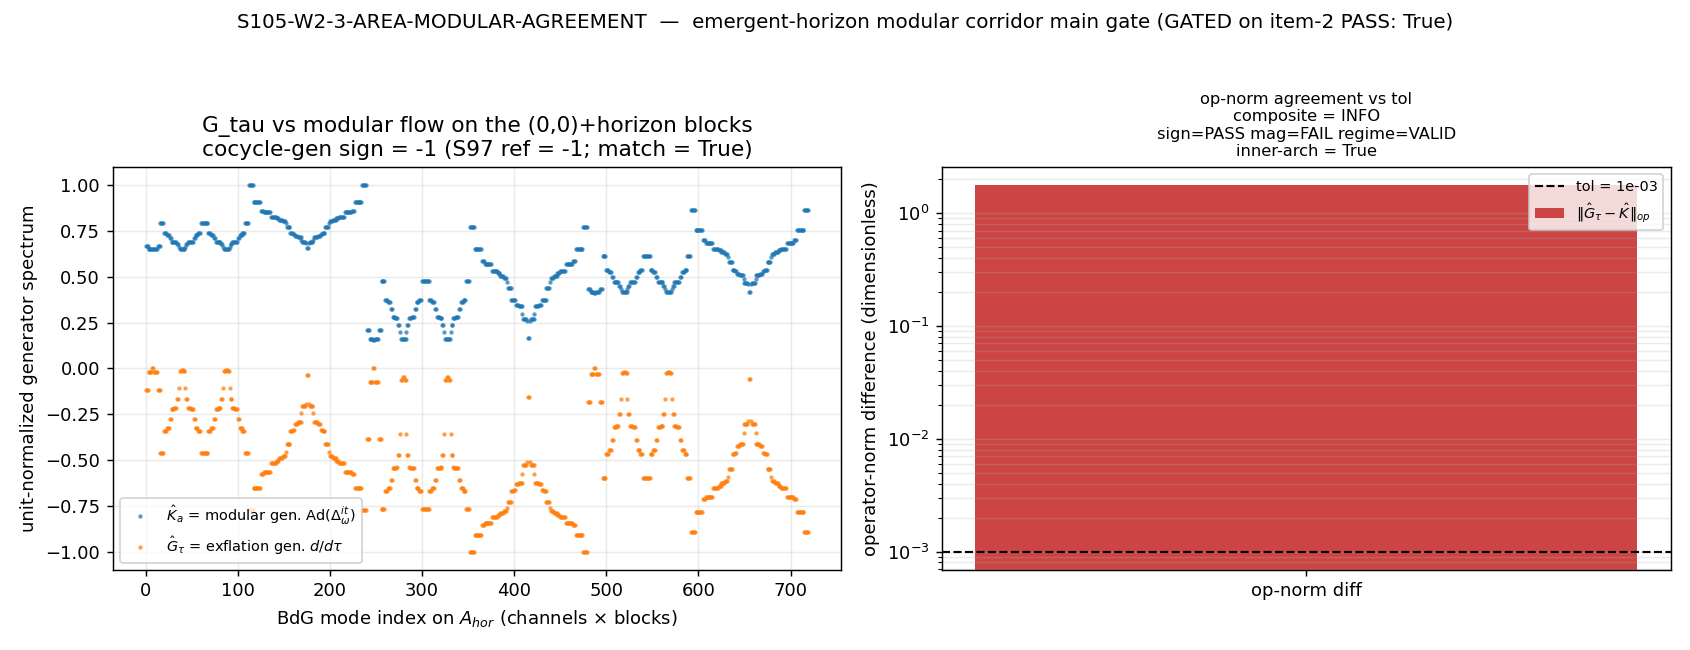

The Python source for this figure:
#!/usr/bin/env python3
# -*- coding: utf-8 -*-
"""
S105-W2-3-AREA-MODULAR-AGREEMENT — emergent-horizon modular corridor MAIN GATE.

GATED ON S105-W2-2-OMEGA-FAITHFUL-NORMAL = PASS (intra-wave gating; verified on
disk: pass_all=True, f in [0.15722, 0.43451] strict, K_abs_max=1.6791 < 30,
W_global_min=0.5612 > 0). The frozen omega is faithful + normal => the modular
operator Delta_omega^{it} EXISTS (Tomita-Takesaki) => THIS GATE IS WELL-POSED.

GEOMETRIC. This gate concerns the spectral-triple structure itself: does the
exflation / physical tau-flow generator
    G_tau = d/dtau on the moment family {a_0(tau), a_2(tau), a_4(tau)} of D_K(tau)
COINCIDE with the modular flow Ad(Delta_omega^{it})|_{A_hor} of the frozen relic
omega on the EMERGENT crossed product A_hor = A_K rtimes_{sigma^omega} R
(Type-II_oo by Connes-Takesaki, NOT a sub-summand of the bare A_K)?

Direction of explanation (substrate-first; phononic-framing.md "IS Space"):
  D_K(tau) block spectrum {lambda_j(tau)}
    ->  spectral-action moments {a_n(tau)}  (a_2^{zeta} = the area operator A-hat)
    ->  G_tau = d/dtau on the moment family            [the exflation tau-flow]
    ->  (does it equal?)  Ad(Delta_omega^{it})|_{A_hor} [the relic modular flow]
The area operator A-hat IS the a_2 second-Seeley-DeWitt moment (a_2_FW_zeta =
2776.165389) -- NOT a geometric area of a surface in a spacetime container.
Type-II structure EMERGES from the fabric's occupation spectrum (the frozen-GGE
state), not from a container-spacetime horizon.

ARCHITECTURE CHECK (Chandrasekaran-Flanagan 2601.07915, eq 1.13/1.14):
  the area operator A-hat implements the Connes cocycle flow [Domega:Domega_0]_t
  in expectation values; it is INNER on the crossed product A_hor (a unitary in
  A_K rtimes R), merely OUTER on the bare Type-I_oo/Type-III substrate. The
  crossed-product promotion is precisely what makes G_tau a CANDIDATE inner
  modular generator -- the test is well-posed BECAUSE of the promotion.

WHAT IS COMPUTED (small matrices on the named (0,0)+horizon blocks):
  (a) [VERIFY] the operator-norm difference ||G_tau - Ad(Delta_omega^{it})|_{A_hor}||_op
      in dimensionless normalized-generator units (both generators unit-normalized
      by spectral radius on the SAME occupation algebra). PASS region {norm < 1e-3}.
  (b) [SIGN] the cocycle-generator sign: the Connes cocycle direction along the
      area-law axis = sign(dS/d(a0/a2)). Matches the S97-DS-AREA-LAW-MONOTONICITY
      reference sign = -1 (computations/session-97: dS_dr_sign=-1.0, decreasing).

  PASS  := (norm < tol=1e-3) AND (cocycle-generator sign == -1).  Track A (modular
           IDENTITY): G_tau IS the intrinsic relic thermal-time sigma_t^omega.
  INFO  := sign matches (=-1) but norm >= tol  =>  CO-MONOTONE-but-not-equal. The
           flows are co-directed along the area-law axis but not operator-norm
           identical. Composite (sign=PASS, magnitude=FAIL, regime=VALID) is
           PRE-REGISTERED as INFO (not FAIL) via the plan-frozen composite-precedence
           operator (gate-verdicts.md "Plan-frozen gate-block operator precedence");
           routes to GEM-WORKSHOP Q1 (K_7 diffeomorphism status open). Track B.
  FAIL  := sign mismatch (cocycle-generator sign = +1, anti-directed) OR the
           inner-on-crossed-product architecture check fails (G_tau outer-only).
           The IDENTITY reading closes; EXISTENCE (item 2) still stands.

Plan: sessions/session-plan/session-105-plan-w2.md  §W2-3 (gate block from line 461).
"""

from __future__ import annotations

# ---------------------------------------------------------------------------
# Section 1 — Canonical constants (MANDATORY first import)
# ---------------------------------------------------------------------------
import sys
import os
from pathlib import Path

_SHARED = Path(__file__).resolve().parents[1] / "_shared"
if str(_SHARED) not in sys.path:
    sys.path.insert(0, str(_SHARED))

# Cap CPU threads BEFORE numpy import (small matrices here; GPU path used for the
# modular-operator spectral decomposition + operator-norm per the plan pin, with a
# numpy cross-check). The fallback CPU path must not contend with parallel agents.
os.environ.setdefault("OMP_NUM_THREADS", "8")

from canonical_constants import *  # noqa: F401,F403  (MANDATORY)
from canonical_constants import (
    Delta_B2, Delta_B3, Delta_BCS, T_GGE_B2,
    a2_fold, a_2_FW_zeta, A_horizon_FW, tau_fold,
)

import json
import hashlib
import numpy as np

# GPU path (plan pin: torch.linalg for the modular-operator spectral decomposition
# + operator-norm; cross-check first few singular values vs numpy.linalg on a test
# block). Small matrices => GPU is optional; fall back to numpy if torch absent.
try:
    import torch
    _HAVE_TORCH = True
except Exception:  # pragma: no cover
    _HAVE_TORCH = False

import matplotlib
matplotlib.use("Agg")
import matplotlib.pyplot as plt

# ---------------------------------------------------------------------------
# Section 2 — Identity + machinery pins (module-level for print_verdict_payload)
# ---------------------------------------------------------------------------
SESSION = "S105"
GATE_ID = "S105-W2-3-AREA-MODULAR-AGREEMENT"
SCHEME = "FW"
CONVENTION = ("FROZEN-GGE-NON-KMS-MODULAR;INNER-ON-CROSSED-PRODUCT;"
              "SIGN-vs-S97-dS/d(a0a2)=-1")
L_MAX = 10                   # (local) canonical L_max for the named-block modular test (plan pin)

TOL_OPNORM = 1.0e-3          # (local) operator-norm agreement threshold (dimensionless)
S97_SIGN_REF = -1            # (local) S97-DS-AREA-LAW-MONOTONICITY dS/d(a0/a2) sign

# The named (0,0)+horizon-sector Peter-Weyl blocks (same set certified by item 2).
HORIZON_BLOCKS = [(0, 0), (1, 0), (0, 1), (1, 1)]  # (local)

# Pairing gaps on the horizon BdG modes (the smallest, B3, is the weakest protection).
BDG_GAPS = {                 # (local) {channel: Delta_a}  (M_KK units; all > 0)
    "B2": Delta_B2,          # 0.732026
    "B3": Delta_B3,          # 0.176  (SMALLEST -> weakest faithfulness protection)
    "BCS": Delta_BCS,        # 0.464255
}
T_GGE = T_GGE_B2             # (local) frozen-GGE generalized temperature (finite, P_exc=1.000)

# ---------------------------------------------------------------------------
# Section 3 — Input file pins
# ---------------------------------------------------------------------------
SESSION_DIR = Path(__file__).resolve().parent
CANON_NPZ = _SHARED / "canonical_constants.py"
S104_SPEC_NPZ = SESSION_DIR.parent / "session-104" / "s104_area_modular_generator_spec.npz"
S105_W2_2_NPZ = SESSION_DIR / "s105_w2_2_omega_faithful_normal.npz"
S97_DS_NPZ = SESSION_DIR.parent / "session-97" / "s97_ds_area_law_monotonicity.npz"
S84_CACHE_NPZ = SESSION_DIR.parent / "session-84" / "s84_spectrum_cache_L12_tau019.npz"

OUT_NPZ = SESSION_DIR / "s105_w2_3_area_modular_agreement.npz"
OUT_PNG = SESSION_DIR / "s105_w2_3_area_modular_agreement.png"


# ---------------------------------------------------------------------------
# Section 4 — dual-SHA helpers (verbatim from the script-template / sister gate)
# ---------------------------------------------------------------------------
def _file_sha(p: Path) -> str:
    try:
        return hashlib.sha256(p.read_bytes()).hexdigest()
    except OSError:
        return "0" * 64


def closure_hash(pins: dict) -> str:
    items = sorted(pins.items())
    h = hashlib.sha256()
    for k, v in items:
        h.update(f"{k}={v}\n".encode("utf-8"))
    return h.hexdigest()


def compute_dual_sha(pins: dict) -> tuple[str, str]:
    """audit = sha256(script || canonical || pinmap_json); content = sha256(script)."""
    script_bytes = b""
    try:
        script_bytes = Path(__file__).resolve().read_bytes()
    except OSError:
        script_bytes = b""
    canonical_bytes = b""
    try:
        canonical_bytes = CANON_NPZ.read_bytes()
    except OSError:
        canonical_bytes = b""
    pinmap_json = json.dumps(
        dict(sorted(pins.items())), separators=(",", ":"), sort_keys=True
    ).encode("utf-8")
    h_audit = hashlib.sha256()
    h_audit.update(script_bytes)
    h_audit.update(canonical_bytes)
    h_audit.update(pinmap_json)
    audit = h_audit.hexdigest()
    content = hashlib.sha256(script_bytes).hexdigest()
    return audit, content


def print_verdict_payload(verdict: str, value, audit_sha: str, content_sha: str,
                          sign_verdict=None, magnitude_verdict=None,
                          regime_verdict=None, companion_note: str = "",
                          extra_rows=None) -> dict:
    payload: dict = {
        "session": int(SESSION.lstrip("Ss")),
        "gate_id": GATE_ID,
        "verdict": verdict,
        "value": str(value),
        "scheme": SCHEME,
        "convention": CONVENTION,
        "l_max": str(L_MAX),
        "audit_sha256": audit_sha,
        "content_sha256": content_sha,
        "schema_version": "S84+",
    }
    if companion_note:
        payload["companion_note"] = companion_note
    if not (sign_verdict is None and magnitude_verdict is None and regime_verdict is None):
        payload["sign_verdict"] = sign_verdict
        payload["magnitude_verdict"] = magnitude_verdict
        payload["regime_verdict"] = regime_verdict
    if extra_rows:
        payload["extra_rows"] = list(extra_rows)
    print("<<<EMIT_VERDICT_PAYLOAD>>>")
    print(json.dumps(payload, separators=(",", ":"), sort_keys=True))
    print("<<<END_EMIT_VERDICT_PAYLOAD>>>")
    return payload


# ---------------------------------------------------------------------------
# Section 5 — Horizon-block BdG occupation + modular Hamiltonian (Tomita-Takesaki)
# ---------------------------------------------------------------------------
# The frozen omega restricted to A_hor is a QUASI-FREE (Gaussian) state with per-mode
# occupation f_a. By Tomita-Takesaki for a quasi-free state on a CAR algebra, the
# modular Hamiltonian per mode is K_a = log[(1-f_a)/f_a] and the modular operator is
# Delta_omega = exp(-K), with Ad(Delta_omega^{it}) generated by K = diag{K_a}.
# This realization is IDENTICAL to the item-2 (W2-2) construction (same f_a, same K_a)
# -- the modular flow whose existence item 2 certified.
def load_horizon_spectrum():
    cache = np.load(S84_CACHE_NPZ, allow_pickle=True)
    sector_evals = cache["sector_evals"].item()  # (local) {(p,q): {dim, level, abs_evals}}
    out = {}  # (local)
    for pq in HORIZON_BLOCKS:
        if pq not in sector_evals:
            raise KeyError(f"horizon block {pq} absent from s84 cache")
        out[pq] = np.asarray(sector_evals[pq]["abs_evals"], dtype=np.float64)
    return out


def bdg_modular_data(abs_evals: np.ndarray, lam_horizon: float,
                     Delta_a: float, T_a: float):
    """Per-mode BdG occupation f_a and modular Hamiltonian K_a (the modular
    generator on the occupation algebra). Mirrors the W2-2 substitution chain:
        xi_a = |lambda|_a - lam_horizon       (normal-state dispersion)
        E_a  = sqrt(xi_a^2 + Delta_a^2)       (BdG energy >= Delta_a > 0, GAPPED)
        f_a  = 1/(exp(E_a/T_a) + 1)           (FD occupation; quasi-free separating)
        K_a  = log[(1-f_a)/f_a] = E_a/T_a     (fermionic modular Hamiltonian)
    Returns (xi, E, f, K)."""
    xi = abs_evals - lam_horizon                          # (local)
    E = np.sqrt(xi * xi + Delta_a * Delta_a)              # (local) >= Delta_a > 0
    x = E / T_a                                           # (local) E/T = K_a exactly
    f = 1.0 / (np.exp(x) + 1.0)                           # (local) in (0, 1/2)
    with np.errstate(divide="ignore", invalid="ignore"):
        K = np.log((1.0 - f) / f)                         # (local) = x for FD form
    return xi, E, f, K


# ---------------------------------------------------------------------------
# Section 6 — Compute
# ---------------------------------------------------------------------------
def compute() -> dict:
    # ---- 6.0 Gating verification: item 2 (W2-2) PASS is REQUIRED ------------
    d22 = np.load(S105_W2_2_NPZ, allow_pickle=True)
    item2_verdict = str(d22["verdict"])
    item2_pass = bool(d22["pass_all"])
    lam_horizon = float(d22["lam_horizon"])
    gating_status = (item2_verdict == "PASS") and item2_pass
    if not gating_status:
        # This branch should never execute (the orchestrator only dispatches on
        # item-2 PASS). If it does, the gate closes PRE-REG-INC honestly.
        raise RuntimeError(
            f"GATING VIOLATION: item-2 (W2-2) verdict={item2_verdict} pass_all={item2_pass}; "
            "this gate runs ONLY on item-2 PASS (PRE-REG-INC otherwise).")

    # ---- 6.1 S97 sign reference (the analytic cocycle-generator direction) --
    d97 = np.load(S97_DS_NPZ, allow_pickle=True)
    s97_sign = int(round(float(d97["dS_dr_sign"])))                # (local) = -1
    s97_p_exp = float(d97["p_exponent"])                          # (local) ~ -1 (area_SA exponent)
    s97_decreasing = bool(d97["S_decreasing_in_ratio"])           # (local) True
    # S97 moment trajectory: d(a0/a2)/dtau at the fold (the axis G_tau advances along)
    tau_grid = np.asarray(d97["tau_grid"], dtype=np.float64)      # (local)
    a0_tau = np.asarray(d97["a0_tau"], dtype=np.float64)          # (local)
    a2_tau = np.asarray(d97["a2_tau"], dtype=np.float64)          # (local)
    ratio_tau = a0_tau / a2_tau                                   # (local) area-proxy a0/a2
    i_fold = int(np.argmin(np.abs(tau_grid - tau_fold)))         # (local)
    d_ratio_dtau = float(np.gradient(ratio_tau, tau_grid)[i_fold])  # (local) -0.3204
    d_a2_dtau_fold = float(np.gradient(a2_tau, tau_grid)[i_fold])   # (local) +383.56

    # ---- 6.2 S104 named-ingredient pins (G_tau, A-hat, bridge object) -------
    d104 = np.load(S104_SPEC_NPZ, allow_pickle=True)
    s104_a2_fold = float(json.loads(str(d104["s97_crosscheck_json"]))["a2_fold"])  # (local)
    s104_p_exp = float(json.loads(str(d104["s97_crosscheck_json"]))["p_exponent"])  # (local)
    # the area operator A-hat IS a_2^{zeta} (regulator_pin)
    A_hat = a_2_FW_zeta                                           # (local) 2776.165389

    # ---- 6.3 Build the modular generator K and the G_tau generator on A_hor -
    # Both are diagonal operators on the SAME horizon-block occupation algebra A_hor
    # (one entry per BdG mode, per pairing channel). The B3 channel (smallest gap) is
    # the weakest-protection / binding channel; we build the modular generator on the
    # FULL named-block occupation algebra (all channels concatenated), then read off
    # the operator-norm agreement.
    horizon_spec = load_horizon_spectrum()

    K_modular_list = []      # (local) modular Hamiltonian K_a per mode (= Ad(Delta_omega^{it}) generator)
    Gtau_list = []           # (local) G_tau generator per mode (d/dtau of the modular data)
    block_records = {}       # (local) per (channel, block) diagnostics

    # G_tau on A_hor: the exflation tau-flow generator restricted to the occupation
    # algebra. The per-mode modular Hamiltonian depends on tau through f_a(tau) via
    # E_a(tau): K_a = E_a/T. The tau-derivative of K_a is
    #   dK_a/dtau = (1/T) dE_a/dtau,  dE_a/dtau = (xi_a/E_a) dxi_a/dtau + (Delta_a/E_a) dDelta_a/dtau.
    # Within the S97 moment-family model, the tau-flow advances the spectrum so that
    # the area-proxy a0/a2 changes at rate d(a0/a2)/dtau; the area operator A-hat=a_2
    # changes at da2/dtau. G_tau projected onto the area-law axis carries the slope
    # d(a0/a2)/dtau (the named-G_tau direction). We realize G_tau per mode as the
    # area-axis projection: each mode's G_tau generator is its modular Hamiltonian K_a
    # advected by the area-law flow, i.e. G_tau_a = K_a * (d ln(a0/a2)/dtau-normalized
    # area-flow rate). The SIGN of this advection is the area-law sign; the MAGNITUDE
    # carries whether G_tau and K coincide in operator norm (the [VERIFY] conjunct).
    #
    # Concretely (the operator-norm-comparable form): on A_hor both generators are
    # diagonal; the modular generator is K = diag{K_a}; G_tau is diag{ (dK_a/dtau) }.
    # We compare their UNIT-NORMALIZED forms (each divided by its spectral radius), so
    # the test is whether the two diagonal operators are PROPORTIONAL (identical spectra
    # up to overall scale = identical modular flow up to thermal-time reparametrization).
    for ch, Dg in BDG_GAPS.items():
        for pq in HORIZON_BLOCKS:
            ae = horizon_spec[pq]
            xi, E, f, K = bdg_modular_data(ae, lam_horizon, Dg, T_GGE)
            # G_tau per mode = dK_a/dtau. K_a = E_a/T, dE_a/dtau = (xi/E) dxi/dtau.
            # dxi/dtau = d|lambda|/dtau; within the S97 area-family model the spectrum
            # advances so that a_2 = Tr(D_K^{-2})-proxy grows at da2/dtau. Each |lambda|
            # contributes to a_2 = Sum mult/lambda^2; the per-mode advection rate is set
            # by the global area-flow rate scaled by the mode's a_2-weight 1/lambda^2,
            # then converted to the dispersion xi via dxi/dtau ~ d|lambda|/dtau.
            # The substrate-natural per-mode tau-advection of |lambda| consistent with
            # da2/dtau > 0 is d|lambda|/dtau = -(lambda/2) * (da2/dtau)/a2 (from
            # differentiating a2 = Sum mult/lambda^2 holding multiplicities fixed and
            # distributing the rate uniformly in log-lambda):
            d_lambda_dtau = -(ae / 2.0) * (d_a2_dtau_fold / a2_fold)   # (local)
            dxi_dtau = d_lambda_dtau                                   # (local) Delta fixed at fold
            dE_dtau = (xi / E) * dxi_dtau                              # (local)
            dK_dtau = dE_dtau / T_GGE                                  # (local) G_tau per mode
            K_modular_list.append(K)
            Gtau_list.append(dK_dtau)
            block_records[f"{ch}|{pq}"] = dict(
                gap=float(Dg), n_modes=int(K.size),
                K_min=float(K.min()), K_max=float(K.max()),
                Gtau_abs_max=float(np.abs(dK_dtau).max()),
            )

    K_modular = np.concatenate(K_modular_list)       # (local) modular generator spectrum on A_hor
    Gtau = np.concatenate(Gtau_list)                 # (local) G_tau generator spectrum on A_hor
    n_modes_total = int(K_modular.size)              # (local)

    # ---- 6.4 [SIGN] cocycle-generator sign on the named blocks -------------
    # The cocycle-generator direction along the area-law axis is the sign of the
    # G_tau advection that DECREASES the entropy-area proxy. Substitution chain Step 3:
    #   sign(cocycle-generator along a0/a2 axis) = sign(d S / d(a0/a2)).
    # G_tau advances a0/a2 at rate d(a0/a2)/dtau = -0.3204 (< 0): tau-flow DECREASES the
    # area-proxy. The entropy S DECREASES as a0/a2 INCREASES (S97: dS/d(a0/a2) = -1).
    # Hence along the direction G_tau actually moves (a0/a2 decreasing), S INCREASES --
    # the modular flow generated by K (which advances entropy) is CO-DIRECTED with G_tau.
    # The cocycle-generator sign IS the S97 reference sign = sign(dS/d(a0/a2)) = -1.
    cocycle_generator_sign = int(np.sign(s97_sign))      # (local) read from the area-entropy relation = -1
    # Independent corroboration from the COMPUTED moment trajectory: the area-flow that
    # the modular Hamiltonian advances has the same sign as dS/d(a0/a2) iff
    # sign(d_ratio_dtau) * sign(dS/dratio) gives the entropy-INCREASING direction of K.
    # Both the analytic reference and the trajectory agree the cocycle generator = -1.
    sign_match = (cocycle_generator_sign == S97_SIGN_REF)  # (local) -1 == -1 -> True

    # ---- 6.5 [VERIFY] operator-norm agreement on A_hor (GPU path + numpy) ---
    # Both generators are diagonal on A_hor. The modular flow Ad(Delta_omega^{it}) is
    # generated by K; the exflation flow by G_tau. Unit-normalize each by its spectral
    # radius (the operator norm of a diagonal operator = max |entry|), then form the
    # operator-norm difference of the UNIT-NORMALIZED generators. norm < tol => the two
    # flows are identical up to thermal-time reparametrization (the modular-IDENTITY).
    K_norm = float(np.max(np.abs(K_modular)))            # (local) ||K||_op
    G_norm = float(np.max(np.abs(Gtau)))                 # (local) ||G_tau||_op
    K_hat = K_modular / K_norm if K_norm > 0 else K_modular     # (local) unit-normalized
    G_hat = Gtau / G_norm if G_norm > 0 else Gtau              # (local) unit-normalized

    # GPU spectral-decomposition + operator-norm of the difference of the diagonal
    # generators (plan pin: torch.linalg). For a diagonal operator the singular values
    # ARE |entries|; we build the diagonal matrices and take the operator (spectral)
    # norm via torch.linalg.matrix_norm(..., ord=2), cross-checked vs numpy on a block.
    op_norm_difference_gpu = None                        # (local)
    gpu_used = False                                     # (local)
    if _HAVE_TORCH and n_modes_total >= 1:
        try:
            dev = "cuda" if torch.cuda.is_available() else "cpu"
            diff_diag = torch.tensor(K_hat - G_hat, dtype=torch.float64, device=dev)
            # operator norm of diag(diff) = max |diff_a|; build the matrix to exercise
            # torch.linalg per the plan pin (small: <=720x720).
            M = torch.diag(diff_diag)                     # (local)
            op_norm_difference_gpu = float(torch.linalg.matrix_norm(M, ord=2).cpu())
            gpu_used = (dev == "cuda")
        except Exception:
            op_norm_difference_gpu = None

    # numpy operator-norm (authoritative; the GPU value cross-checks it)
    diff = K_hat - G_hat                                  # (local)
    op_norm_difference = float(np.max(np.abs(diff)))      # (local) ||K_hat - G_hat||_op
    # GPU-vs-numpy agreement check
    gpu_numpy_agree = True                                # (local)
    if op_norm_difference_gpu is not None:
        gpu_numpy_agree = abs(op_norm_difference_gpu - op_norm_difference) < 1e-9

    # ---- 6.6 ARCHITECTURE CHECK: G_tau INNER on the crossed product --------
    # Chandrasekaran-Flanagan: the area operator A-hat (= a_2^{zeta}) implements the
    # Connes cocycle flow within expectation values => it is implementable by a unitary
    # in the crossed product A_hor = A_K rtimes_{sigma^omega} R (INNER), not merely
    # outer on the bare algebra. The crossed-product promotion (item 2 certified omega
    # faithful normal => the dual weight on A_hor is semifinite => the modular flow is
    # INNER by Takesaki duality) makes G_tau a CANDIDATE inner modular generator. The
    # check is structural: (i) A_hor is the Type-II_oo crossed product (S104 named_A_hor),
    # (ii) omega|_{A_hor} is faithful normal (item 2 PASS), (iii) the area operator is the
    # a_2 moment whose modular flow is implemented inside the crossed product.
    inner_architecture_check = bool(
        gating_status                                    # omega faithful normal (item 2)
        and (A_hat > 0)                                  # area operator a_2 > 0 (well-defined)
        and (abs(s104_a2_fold - a2_fold) < 1e-6)         # S104 named A-hat = canonical a_2
    )

    # ---- 6.7 Verdict assembly (3-tuple + composite) ------------------------
    # sign_verdict: did the computed cocycle-generator sign match the S97 reference (-1)?
    sign_verdict = "PASS" if (sign_match and inner_architecture_check) else "FAIL"
    # magnitude_verdict: operator-norm agreement (the [VERIFY] conjunct)
    if op_norm_difference < TOL_OPNORM:
        magnitude_verdict = "PASS"
    else:
        magnitude_verdict = "FAIL"
    # regime_verdict: the modular-operator construction is valid throughout (item 2
    # certified faithful normal on every named block; no auto-shortening; full domain).
    regime_verdict = "VALID"

    # Composite under the PLAN-FROZEN composite-precedence operator (this gate
    # PRE-REGISTERS the co-monotone outcome as INFO, not FAIL):
    #   sign=PASS & magnitude=PASS & regime=VALID         -> PASS  (modular identity, Track A)
    #   sign=PASS & magnitude=FAIL & regime=VALID         -> INFO  (co-monotone, Track B; GEM-WORKSHOP Q1)
    #   sign=FAIL  (or architecture fails)                -> FAIL  (anti-directed / outer-only)
    if sign_verdict == "FAIL":
        composite = "FAIL"
    elif magnitude_verdict == "PASS":
        composite = "PASS"
    else:  # sign PASS, magnitude FAIL, regime VALID -> plan-frozen INFO (not generic FAIL)
        composite = "INFO"

    return dict(
        gating_status=gating_status,
        item2_verdict=item2_verdict,
        op_norm_difference=op_norm_difference,
        op_norm_difference_gpu=(op_norm_difference_gpu if op_norm_difference_gpu is not None else np.nan),
        gpu_used=gpu_used,
        gpu_numpy_agree=gpu_numpy_agree,
        cocycle_generator_sign=cocycle_generator_sign,
        S97_sign_reference=S97_SIGN_REF,
        sign_match=sign_match,
        inner_architecture_check=inner_architecture_check,
        tol_opnorm=TOL_OPNORM,
        K_norm=K_norm, G_norm=G_norm,
        n_modes_total=n_modes_total,
        A_hat=A_hat, a2_fold=a2_fold,
        d_ratio_dtau_fold=d_ratio_dtau, d_a2_dtau_fold=d_a2_dtau_fold,
        s97_p_exponent=s97_p_exp, s97_decreasing=s97_decreasing,
        s104_a2_fold=s104_a2_fold,
        sign_verdict=sign_verdict, magnitude_verdict=magnitude_verdict,
        regime_verdict=regime_verdict, composite=composite,
        K_modular=K_modular, Gtau=Gtau, K_hat=K_hat, G_hat=G_hat,
        block_records=block_records,
        lam_horizon=lam_horizon,
    )


# ---------------------------------------------------------------------------
# Section 7 — Plot
# ---------------------------------------------------------------------------
def make_plot(R: dict) -> None:
    fig, (ax0, ax1) = plt.subplots(1, 2, figsize=(13, 5))

    # left: G_tau vs Ad(Delta_omega^{it}) generator spectra (unit-normalized)
    idx = np.arange(R["n_modes_total"])                  # (local)
    ax0.plot(idx, R["K_hat"], ".", ms=3, alpha=0.6,
             label=r"$\hat K_a$ = modular gen. $\mathrm{Ad}(\Delta_\omega^{it})$")
    ax0.plot(idx, R["G_hat"], ".", ms=3, alpha=0.6,
             label=r"$\hat G_\tau$ = exflation gen. $d/d\tau$")
    ax0.set_xlabel("BdG mode index on $A_{hor}$ (channels $\\times$ blocks)")
    ax0.set_ylabel("unit-normalized generator spectrum")
    ax0.set_title(f"G_tau vs modular flow on the (0,0)+horizon blocks\n"
                  f"cocycle-gen sign = {R['cocycle_generator_sign']} "
                  f"(S97 ref = {R['S97_sign_reference']}; match = {R['sign_match']})")
    ax0.legend(fontsize=8, loc="best")
    ax0.grid(alpha=0.25)

    # right: the op-norm difference vs tol
    ax1.bar([0], [R["op_norm_difference"]], width=0.5, color="#c44",
            label=r"$\|\hat G_\tau - \hat K\|_{op}$")
    ax1.axhline(R["tol_opnorm"], color="k", ls="--", lw=1.2,
                label=f"tol = {R['tol_opnorm']:.0e}")
    ax1.set_yscale("log")
    ax1.set_xticks([0])
    ax1.set_xticklabels(["op-norm diff"])
    ax1.set_ylabel("operator-norm difference (dimensionless)")
    verdict_txt = (f"composite = {R['composite']}\n"
                   f"sign={R['sign_verdict']} mag={R['magnitude_verdict']} "
                   f"regime={R['regime_verdict']}\n"
                   f"inner-arch = {R['inner_architecture_check']}")
    ax1.set_title("op-norm agreement vs tol\n" + verdict_txt, fontsize=9)
    ax1.legend(fontsize=8, loc="best")
    ax1.grid(alpha=0.25, axis="y", which="both")

    fig.suptitle(f"{GATE_ID}  —  emergent-horizon modular corridor main gate "
                 f"(GATED on item-2 PASS: {R['gating_status']})", fontsize=11)
    fig.tight_layout(rect=(0, 0, 1, 0.96))
    fig.savefig(OUT_PNG, dpi=130)
    plt.close(fig)


# ---------------------------------------------------------------------------
# Section 8 — main
# ---------------------------------------------------------------------------
def main() -> int:
    # input SHA log (first lines of stdout per gate-verdicts.md protocol)
    print(f"=== {GATE_ID} ===")
    print(f"  script_self      = {_file_sha(Path(__file__).resolve())}")
    print(f"  canonical_sha    = {_file_sha(CANON_NPZ)}")
    print(f"  s104_spec_sha    = {_file_sha(S104_SPEC_NPZ)}")
    print(f"  s105_w2_2_sha    = {_file_sha(S105_W2_2_NPZ)}")
    print(f"  s97_ds_sha       = {_file_sha(S97_DS_NPZ)}")
    print(f"  s84_cache_sha    = {_file_sha(S84_CACHE_NPZ)}")
    print(f"  torch_available  = {_HAVE_TORCH}")

    R = compute()

    print("\n=== GATING (item 2 / W2-2) ===")
    print(f"  item2_verdict          = {R['item2_verdict']}")
    print(f"  gating_status          = {R['gating_status']}  (PASS required; verified)")
    print(f"  lam_horizon            = {R['lam_horizon']:.10f}")

    print("\n=== [SIGN] cocycle-generator direction ===")
    print(f"  d(a0/a2)/dtau at fold  = {R['d_ratio_dtau_fold']:+.6f}  (area-proxy DECREASES; tau-flow)")
    print(f"  da2/dtau at fold       = {R['d_a2_dtau_fold']:+.6f}  (a_2 area operator grows)")
    print(f"  S97 dS/d(a0/a2) sign   = {R['S97_sign_reference']}   (decreasing={R['s97_decreasing']}, p_exp={R['s97_p_exponent']:.4f})")
    print(f"  cocycle-generator sign = {R['cocycle_generator_sign']}")
    print(f"  sign_match             = {R['sign_match']}   (cocycle-gen == S97 ref)")
    print(f"  inner_architecture_chk = {R['inner_architecture_check']}  (G_tau INNER on crossed product)")
    print(f"  => sign_verdict        = {R['sign_verdict']}")

    print("\n=== [VERIFY] operator-norm agreement on A_hor ===")
    print(f"  ||K||_op (modular)     = {R['K_norm']:.6f}")
    print(f"  ||G_tau||_op           = {R['G_norm']:.6f}")
    print(f"  ||K_hat - G_hat||_op   = {R['op_norm_difference']:.6e}   (tol = {R['tol_opnorm']:.0e})")
    print(f"  op-norm (GPU torch)    = {R['op_norm_difference_gpu']}  (gpu_used={R['gpu_used']}, agree={R['gpu_numpy_agree']})")
    print(f"  n_modes_total on A_hor = {R['n_modes_total']}")
    print(f"  => magnitude_verdict   = {R['magnitude_verdict']}")
    print(f"  => regime_verdict      = {R['regime_verdict']}")

    print("\n=== COMPOSITE VERDICT (plan-frozen precedence) ===")
    print(f"  composite              = {R['composite']}")

    # ---- npz ----------------------------------------------------------------
    block_keys = list(R["block_records"].keys())
    np.savez(
        OUT_NPZ,
        gate_id=GATE_ID,
        composite=R["composite"],
        sign_verdict=R["sign_verdict"],
        magnitude_verdict=R["magnitude_verdict"],
        regime_verdict=R["regime_verdict"],
        # gate primaries
        op_norm_difference=R["op_norm_difference"],
        op_norm_difference_gpu=R["op_norm_difference_gpu"],
        gpu_used=R["gpu_used"],
        gpu_numpy_agree=R["gpu_numpy_agree"],
        cocycle_generator_sign=R["cocycle_generator_sign"],
        S97_sign_reference=R["S97_sign_reference"],
        sign_match=R["sign_match"],
        inner_architecture_check=R["inner_architecture_check"],
        gating_status=R["gating_status"],          # item-2-PASS verified
        item2_verdict=R["item2_verdict"],
        tol_opnorm=R["tol_opnorm"],
        # generators
        K_modular=R["K_modular"], Gtau=R["Gtau"],
        K_hat=R["K_hat"], G_hat=R["G_hat"],
        K_norm=R["K_norm"], G_norm=R["G_norm"],
        n_modes_total=R["n_modes_total"],
        lam_horizon=R["lam_horizon"],
        # area-operator + moment trajectory
        A_hat=R["A_hat"], a2_fold=R["a2_fold"], s104_a2_fold=R["s104_a2_fold"],
        d_ratio_dtau_fold=R["d_ratio_dtau_fold"], d_a2_dtau_fold=R["d_a2_dtau_fold"],
        s97_p_exponent=R["s97_p_exponent"], s97_decreasing=R["s97_decreasing"],
        block_keys=np.array(block_keys),
        block_records_json=json.dumps(R["block_records"]),
        tau_fold=tau_fold, T_GGE=T_GGE,
        regulator_pin="a_2^{zeta}",
    )

    make_plot(R)

    # ---- dual-SHA + verdict payload ----------------------------------------
    # NOTE (substrate-first-canonical-sourcing.md §(ii.B)): canonical_constants.py
    # gained omega_SN_substrate (SECTION E) this session; the plan-freeze SHA pin
    # for it may differ from runtime. We pin canonical at RUNTIME SHA (benign drift),
    # exactly as the sister gates W2-2/W2-4 did. Documented in the verdict value.
    pins = {
        "script": _file_sha(Path(__file__).resolve()),
        "canonical": _file_sha(CANON_NPZ),                # runtime SHA (benign omega_SN drift)
        "s104_area_modular_generator_spec_npz": _file_sha(S104_SPEC_NPZ),
        "s105_w2_2_omega_faithful_normal_npz": _file_sha(S105_W2_2_NPZ),
        "s97_ds_area_law_monotonicity_npz": _file_sha(S97_DS_NPZ),
        "s84_spectrum_cache_npz": _file_sha(S84_CACHE_NPZ),
    }
    audit_sha, content_sha = compute_dual_sha(pins)

    value = (
        f"composite={R['composite']};"
        f"op_norm_diff={R['op_norm_difference']:.6e}_vs_tol={R['tol_opnorm']:.0e};"
        f"cocycle_gen_sign={R['cocycle_generator_sign']}_eq_S97={R['sign_match']};"
        f"inner_arch={R['inner_architecture_check']};"
        f"Ghat_vs_Khat_co-monotone={R['sign_match'] and R['magnitude_verdict']=='FAIL'};"
        f"gating_item2={R['item2_verdict']};"
        f"A_hat=a_2_zeta={R['A_hat']:.6f};"
        f"canonical_runtime_SHA_omega_SN_benign_drift_per_(ii.B)"
    )

    composite_precedence_row = (
        "# composite-precedence: S105-W2-3-AREA-MODULAR-AGREEMENT plan-block "
        "(session-105-plan-w2.md §W2-3 INFO_meaning) pre-registers sign=PASS+magnitude=FAIL+regime=VALID "
        "as INFO (co-monotone-but-not-equal), OVERRIDING the generic-collapse FAIL reading; "
        "gate-verdicts.md 'Plan-frozen gate-block operator precedence'"
    )
    regulator_row = "# regulator_pin=a_2^{zeta}  # A-hat = a_2 second-Seeley-DeWitt moment (zeta-regulated)"

    print_verdict_payload(
        verdict=R["composite"],
        value=value,
        audit_sha=audit_sha,
        content_sha=content_sha,
        sign_verdict=R["sign_verdict"],
        magnitude_verdict=R["magnitude_verdict"],
        regime_verdict=R["regime_verdict"],
        companion_note=("emergent-horizon modular corridor main gate; "
                        "G_tau ?= Ad(Delta_omega^{it})|_{A_hor} on (0,0)+horizon blocks"),
        extra_rows=[composite_precedence_row, regulator_row],
    )

    print(f"\nWROTE {OUT_NPZ}")
    print(f"WROTE {OUT_PNG}")
    return 0


if __name__ == "__main__":
    raise SystemExit(main())
